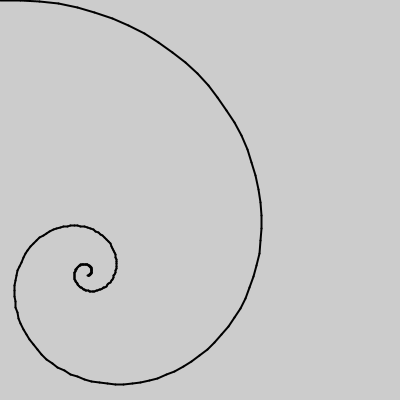
Frame 1 (no input)
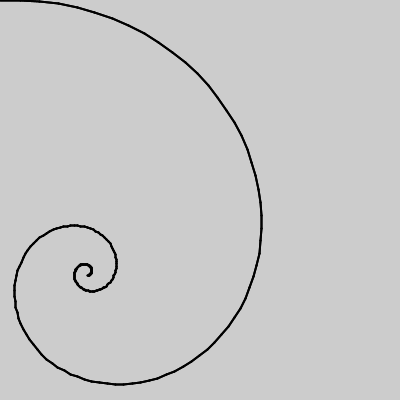
Frame 2 (the mouse pressed at the canvas centre, redrawn once)

The Processing sketch that drew these frames (run headless with seeded random() and noise(); the mouse was pressed at the canvas centre and the sketch redrawn once):

// Processing sketch: sk_recursive_spiral_smooth
// ── sk_recursive_spiral_smooth.pde
void setup()
{
  size(400, 400);
  noLoop();  // アニメーションしない
}

void draw()
{
  stroke(0);
  strokeWeight(2);
  drawSpiral( 0, 0, 20, 0, 230 ); // 最初の再帰呼び出し
}

/**
 再帰関数：線を再帰的に短くし，回転させながら描画する．
 */
void drawSpiral( float fBeginX, float fBeginY, float fLength, float fRot, int iLevel )
{
  if ( iLevel > 0 )  // 再帰の継続条件
  {
    // 線の終点
    float fEndX = fBeginX + cos( radians( fRot ) ) * fLength;
    float fEndY = fBeginY + sin( radians( fRot ) ) * fLength;

    line( fBeginX, fBeginY, fEndX, fEndY ); // 線を描画

    drawSpiral( fEndX, fEndY, fLength * 0.981, fRot + 3.9, iLevel - 1 ); // 再帰呼び出し
  }
}
